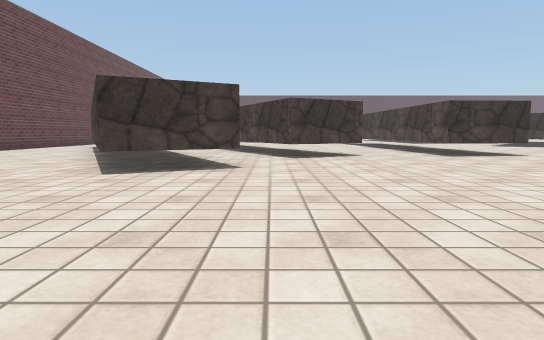
view 1 (above)

16 first-person views from a walk through a Unity game level. The camera is 0.55 m above the floor, tilts 6° down and sees 75° across. The floor is counted in squares, 1 m on a side. Each view is taken from the middle of a square. On the plan, view 1 faces up. The plan holds only what a view shows up to about 9 squares ahead; the rest is blank. The place goes on beyond the plan. The player is left out. Surface patterns are stand-ins for the level's own textures.

view 2
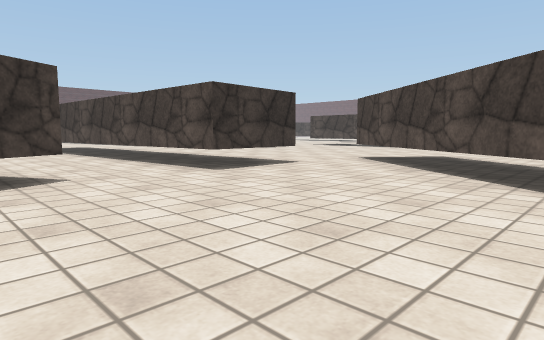

view 3
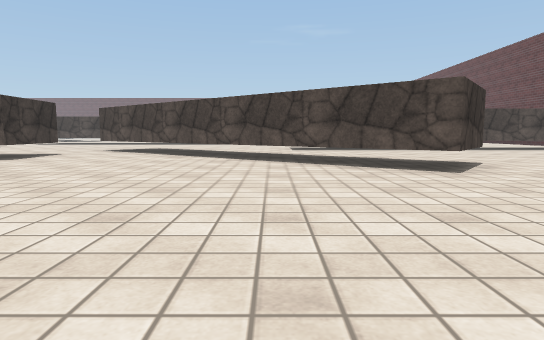

view 4
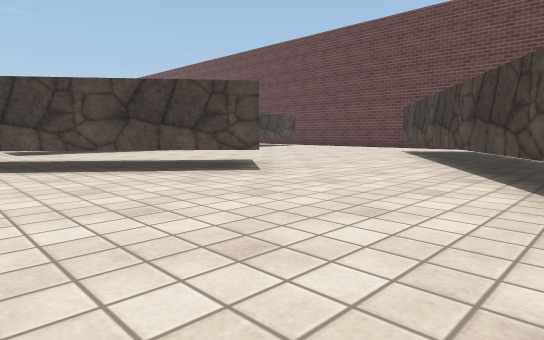

view 5
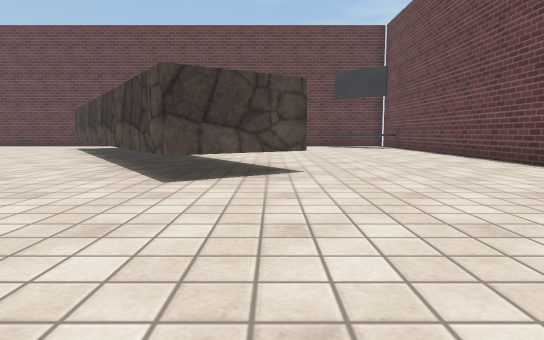

view 6
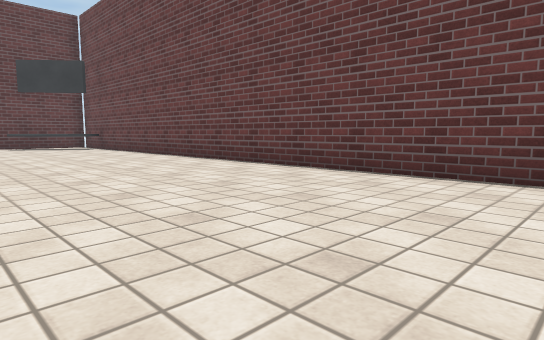

view 7
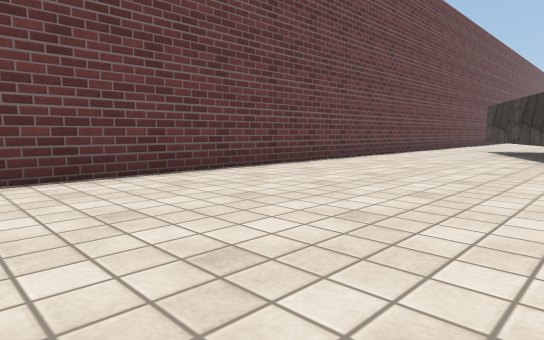

view 8
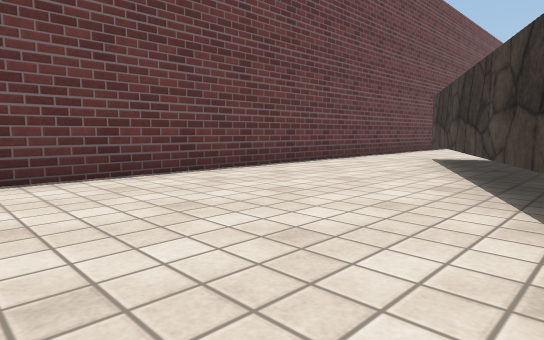

view 9
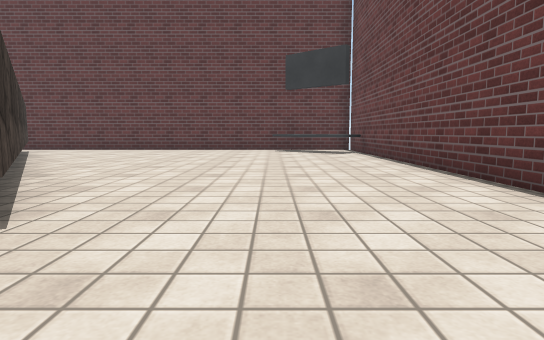

view 10
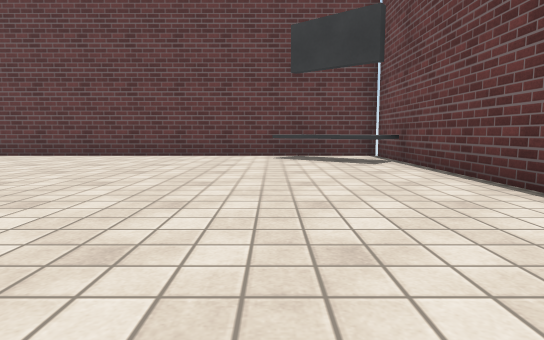

view 11
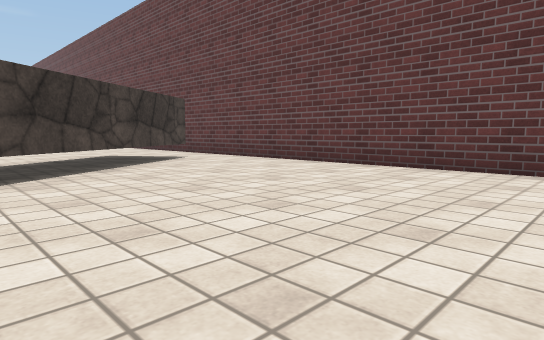

view 12
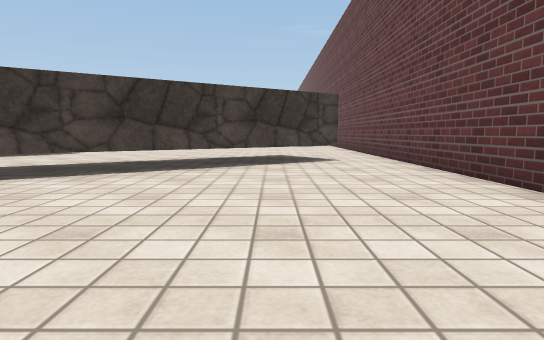

view 13
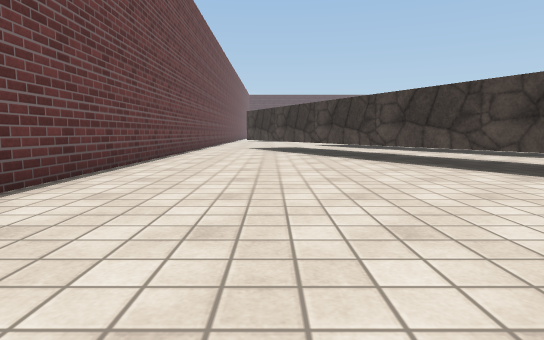

view 14
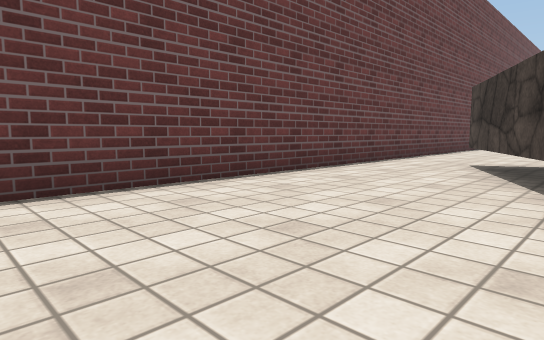

view 15
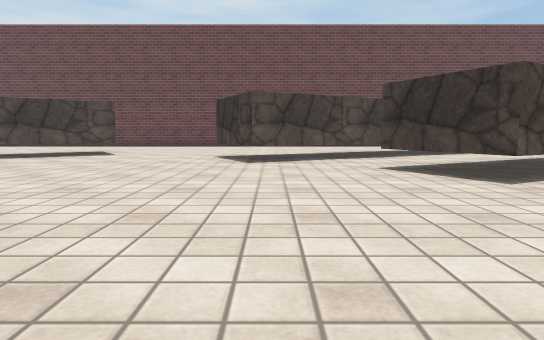

view 16
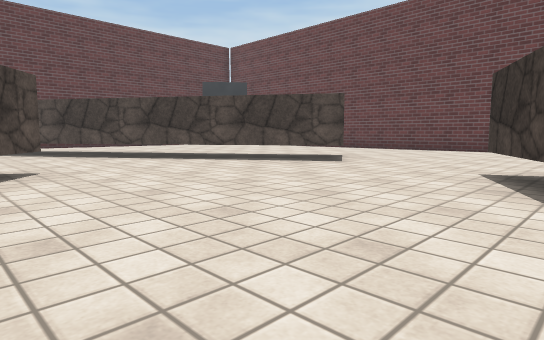

### Floor plan
Key: @ floor where view 1 was taken; # wall or solid block; . floor; T thing the floor can be seen under or through.
Columns run from 9 left of view 1 to 11 right of it. Each row starts with its distance up from view 1.
 17  ..
 16 #...
 15 #...
 14 #..#        .#
 13 #..#       ..#
 12 #..##      ..#
 11 #...#      ..#
 10 #...## ..  ..#  ..
  9 #....# ..T T.###...
  8 #....###..T......T..
  7 #.....##........T  ..
  6 #.....###.......T ...
  5 #......#.......T  ..
  4 #.............T
  3 #............T  ..
  2 #.....#.....TT ...
  1 #....TT#....T ....
  0 #.....T#.@.TT ...
 -1 #.....##T.......
 -2 #......TTT......
 -3 #.......TT......
 -4 #.......T T...
 -5 #........T T..
 -6 #.........T ..
 -7 #.........T..
 -8 #............
 -9 #############

Where each view was taken, in squares from view 1:
view 1: 0 up, 0 right, facing up
view 2: 4 up, 1 right, facing up-right
view 3: 3 up, 3 left, facing right
view 4: 4 up, 2 left, facing down-right
view 5: 6 up, 4 left, facing down
view 6: 6 up, 4 left, facing down-left
view 7: 2 up, 4 left, facing up-left
view 8: 6 up, 4 left, facing up-left
view 9: 3 up, 6 left, facing down
view 10: 0 up, 6 left, facing down
view 11: 3 down, 6 left, facing down-right
view 12: 6 down, 6 left, facing right
view 13: 1 up, 6 left, facing up
view 14: 7 up, 5 left, facing up-left
view 15: 6 up, 6 right, facing left
view 16: 6 up, 3 right, facing down-left
